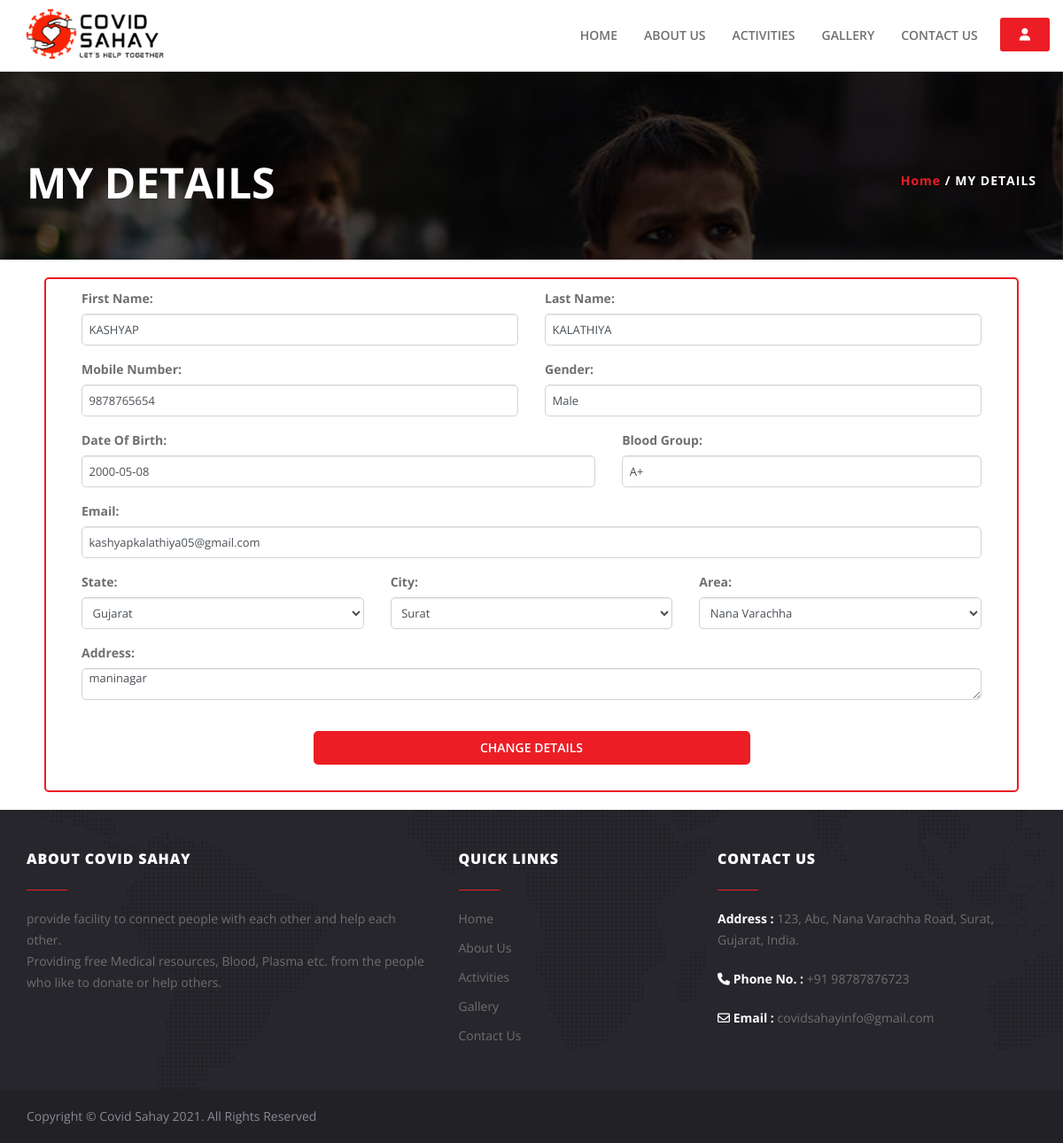
The app's page /mydetails (signed in) with its own data.
### user/models.py (models this page shows)
class User(models.Model):
   fName = models.CharField(max_length=20, null=True)
   lName = models.CharField(max_length=20, null=True)
   mono = models.BigIntegerField(null=True)
   gender = models.CharField(max_length=10, null=True)
   dob = models.CharField(max_length=10, null=True)
   bGrp = models.CharField(max_length=10, null=True)
   email = models.CharField(max_length=30, null=True)
   state = models.CharField(max_length=20, null=True)
   city = models.CharField(max_length=20, null=True)
   area = models.CharField(max_length=20, null=True)
   add = models.CharField(max_length=50, null=True)
   pwd = models.CharField(max_length=50, null=True)

### user/views.py (the view, shortened to what this page needs)
# urls.py: path('mydetails', views.django_mydetails, name='mydetails'),
def django_mydetails(request):
     uId = getSession(request)
     if uId == "Null":
         return redirect('index')
     else:
        user = User.objects.filter(id=uId)
        context = {
            "uId": uId,
            "user": user,
        }
        return render(request, 'view/mydetails.html', context)

### user/views.py (called while the page is built, shortened)
def getSession(request):
    uId = ''
    if 'user_id' in request.session:
        uId = request.session['user_id']
        print("Session", uId)
        return uId
    else:
        uId = "Null"
        print("Session", uId)
        return uId

### template/view/mydetails.html (shortened to what this page needs)
{% extends 'view/base.html' %}
{% load static %}
{% get_static_prefix as STATFILE %}
{% block 'content' %}
<section id="inner-banner">
<div class="overlay">
<div class="container">
<div class="row">
<div class="col-sm-6"><h1>MY DETAILS</h1></div>
<div class="col-sm-6"><h6 class="breadcrumb"><a href="{% url 'index' %}">Home</a> / MY DETAILS</h6></div>
</div>
</div>
</div>
</section>
<div id="users">
    <div class="container">
        <div class="row mydetails">
            {% for all in user %}
            <form method="post" action="" class="col-md-12">
                <div class="form-group col-md-6">
                    <label for="">First Name:</label>
                    <input type="text" class="form-text" placeholder="First Name*" name="fName" value="{{all.fName | upper}}" readonly />
                </div>
                <div class="form-group col-md-6">
                    <label for="">Last Name:</label>
                    <input type="text" class="form-text" placeholder="Last Name*" name="lName" value="{{all.lName | upper}}" readonly/>
                </div>
                <div class="form-group col-md-6">
                    <label for="">Mobile Number:</label>
                    <input type="text" class="form-text" placeholder="Mobile number*" name="mono" value="{{all.mono}}"/>
                </div>
                <div class="form-group col-md-6">
                    <label for="">Gender:</label>
                    <input type="text" class="form-text" placeholder="Mobile number*" name="gender" value="{{all.gender}}" readonly/>
                </div>
                <div class="form-group col-md-7">
                    <label for="">Date Of Birth:</label>
                    <input type="text" class="form-text" placeholder="" name="dob" value="{{all.dob}}" readonly/>
                </div>
                <div class="form-group col-md-5">
                    <label for="">Blood Group:</label>
                    <input type="text" class="form-text" placeholder="" name="bGrp" value="{{all.bGrp}}" readonly/>
                </div>
                <div class="form-group col-md-12">
                    <label for="">Email:</label>
                    <input type="text" class="form-text" placeholder="Email Id*" name="email" value="{{all.email}}"/>
                </div>
                <div class="form-group col-md-4">
                    <label for="">State:</label>
                     <select class="form-text" name="state">
                      <option value="Gujarat" selected>Gujarat</option>
                    </select>
                </div>
                <div class="form-group col-md-4">
                    <label for="">City:</label>
                     <select class="form-text" name="city">
                      <option value="Surat" selected>Surat</option>
                    </select>
                </div>
                <div class="form-group col-md-4">
                    <label for="">Area:</label>
                     <select class="form-text" name="area">
                      <option value="Nana Varachha" selected>Nana Varachha</option>
                    </select>
                </div>
                <div class="form-group col-md-12">
                    <label for="">Address:</label>
                    <textarea class="form-text" placeholder="Address*" name="add" rows="3" >{{all.add}}</textarea>
                </div>
                <div class="form-group col-md-3">
                </div>
                <div class="form-group col-md-6">
                     <input type="submit" class="btnRegister" name="detailschange" value="Change Details"/>
                </div>
            </form>
            {% endfor %}
        </div>
    </div>
</div>
{% endblock 'content' %}

### static/css/bootsnav.css (style rules this page uses)
body { -webkit-transition: all 0.3s ease-in-out; -moz-transition: all 0.3s ease-in-out; -o-transition: all 0.3s ease-in-out; -ms-transition: all 0.3s ease-in-out; transition: all 0.3s ease-in-out; }

### static/css/style.css (style rules this page uses)
html,body { width:100%; height: auto; margin:0; padding:0; }
body { font-family: 'Open Sans', sans-serif; position: relative; font-size:14px; line-height:24px; color:#6f6f6f; }
a { color: #6f6f6f; }
a, a:active, a:focus, a:hover { outline:none; -webkit-transition: all 0.3s ease-in-out; -moz-transition: all 0.3s ease-in-out; -o-transition: all 0.3s ease-in-out; -ms-transition: all 0.3s ease-in-out; transition: all 0.3s ease-in-out; }
h1, h2, h3, h4, h5, h6 { color:#3f3f3f; margin:0 0 0 0; font-weight: bold; }
h1 { font-size:48px; line-height:52px; }
h6 { font-size:14px; line-height:18px; }
#inner-banner { display:block; height: 293px; background:url(../images/inner-bg.jpg) no-repeat; background-size:cover; background-attachment:fixed; background-position:center; }
#inner-banner .overlay { background:rgba(0,0,0,0.7); height: 293px; padding: 180px 0 60px 0; }
#inner-banner h1 { color:#fff; }
.mydetails { border: 2px solid #ec1d25; border-radius: 5px; padding: 10px; margin: 20px; height: 100%; }

### static/css/login.css (style rules this page uses)
.form-text { display: block; width: 100%; padding: .375rem .75rem; font-size: 13px; line-height: 1; color: #495057; background-color: #fff; background-clip: padding-box; height: 36px; border: 1px solid #ced4da; border-radius: .50rem; box-shadow: inset 0 1px 1px rgb(0 0 0 / 8%); transition: border-color .15s ease-in-out,box-shadow .15s ease-in-out; }
.btnRegister { margin-top: 4%; margin-bottom: 1%; border-radius: .50rem; padding: 1%; background: #ec1d25; border:2px solid #ec1d25; color: #fff; font-weight: 600; width: 100%; text-transform:uppercase; font-size: 14px; cursor: pointer; }

### records on screen
User: fName "KASHYAP", lName "KALATHIYA", mono "9878765654", gender "Male", dob "2000-05-08", bGrp "A+", email "kashyapkalathiya05@gmail.com", add "maninagar"
